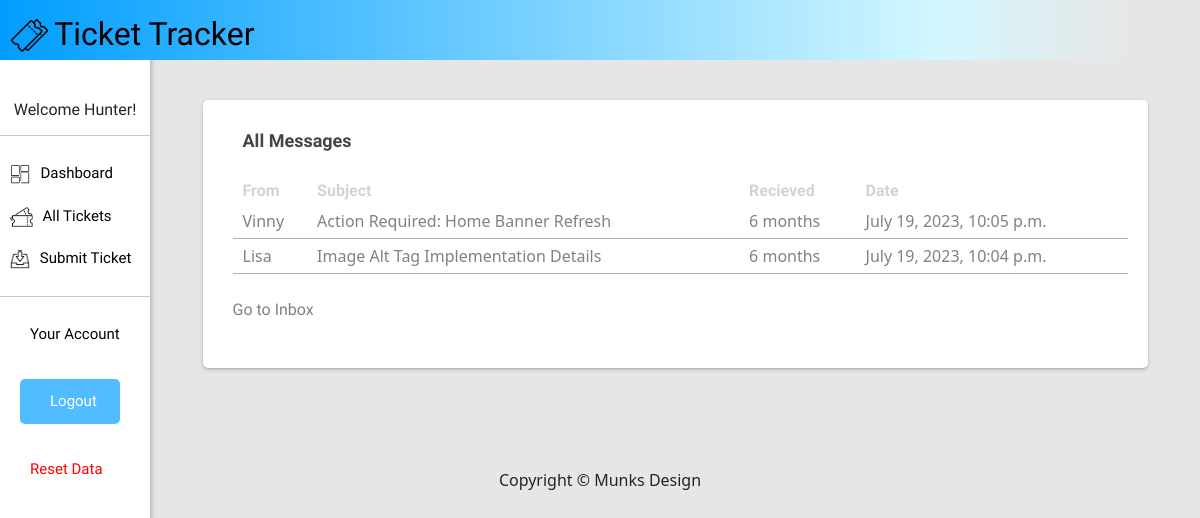
The page /all-messages/ (signed in) on the database as committed earlier.
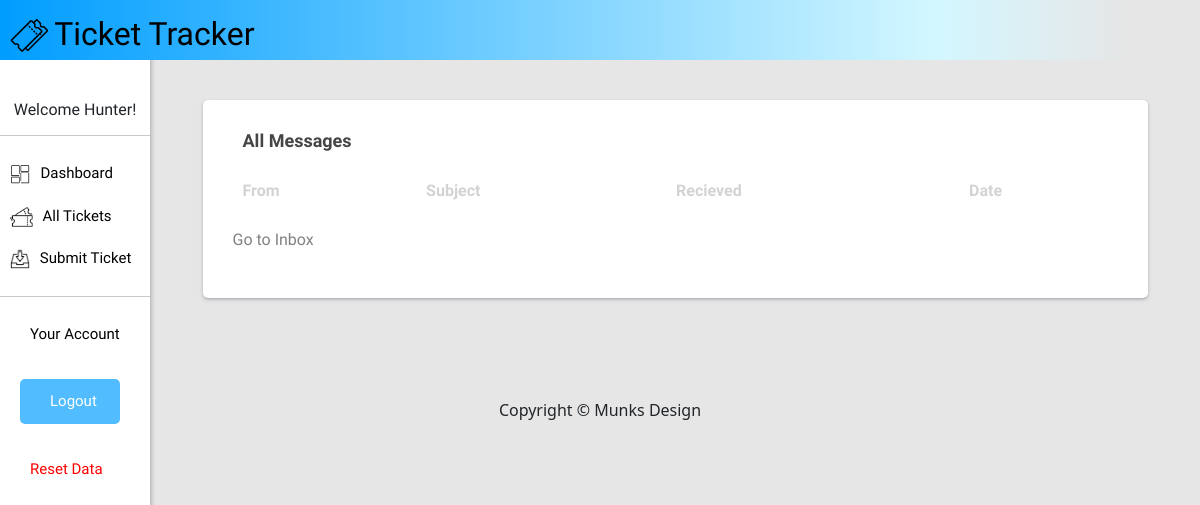
The same page on the database as committed later.
### mainapp/models.py (models this page shows, shortened)
class Message(models.Model):
    sender = models.ForeignKey(User, related_name='sent_messages', on_delete=models.CASCADE)
    recipient = models.ForeignKey(User, related_name='received_messages', on_delete=models.CASCADE)
    subject = models.CharField(max_length=255)
    body = models.TextField()
    sent_at = models.DateTimeField(auto_now_add=True)
    read = models.BooleanField(default=False)
    class Meta:
        ordering = ['-sent_at']

### mainapp/views.py (the view)
# urls.py: path('all-messages/', views.all_messages, name='all-messages'),
@login_required
def all_messages(request):
    recieved_messages = Message.objects.filter(recipient=request.user).order_by('-sent_at')
    return render(request, 'account/all_messages.html', {'recieved_messages': recieved_messages})

### mainapp/templates/account/all_messages.html
{% extends 'base.html' %} {% load static%} {% block content %}
<div>{% include 'sidebar.html' %}</div>
<div class="flex-container">
	<div class="box">
		<div>
			<h4 class="subtitle">All Messages</h4>
			<div class="main-text-dash">
				<table class="bordered-table">
					<tr class="list-headings">
						<p><th>From</th></p>
						<p><th>Subject</th></p>
						<p><th>Recieved</th></p>
						<p><th>Date</th></p>
					</tr>
					{% for message in recieved_messages %}
					<tr>
						<p><td>{{message.sender}}</td></p>
						<p>
							<td>
								<a class="ticket-link" href="{% url 'message' message.id %}"
										>{{message.subject}}</a
									>
							</td>
						</p>
						<p>
							<td>{{message.sent_at|timesince}}</td>
						</p>
						<p>
							<td>{{message.sent_at}}</td>
						</p>
					</tr>
					{% endfor %}
				</table>
				<br />
				<p><a class="ticket-link" href="{% url 'account' %}">Go to Inbox</a></p>
			</div>
		</div>
	</div>
</div>
{% endblock %}

Rows that differ between the two databases and show on the page:
removed Message: sender "Vinny", subject "Action Required: Home Banner Refresh", sent_at "6 months", sent_at "July 19, 2023, 10:05 p.m."
removed Message: sender "Lisa", subject "Image Alt Tag Implementation Details", sent_at "6 months", sent_at "July 19, 2023, 10:04 p.m."
